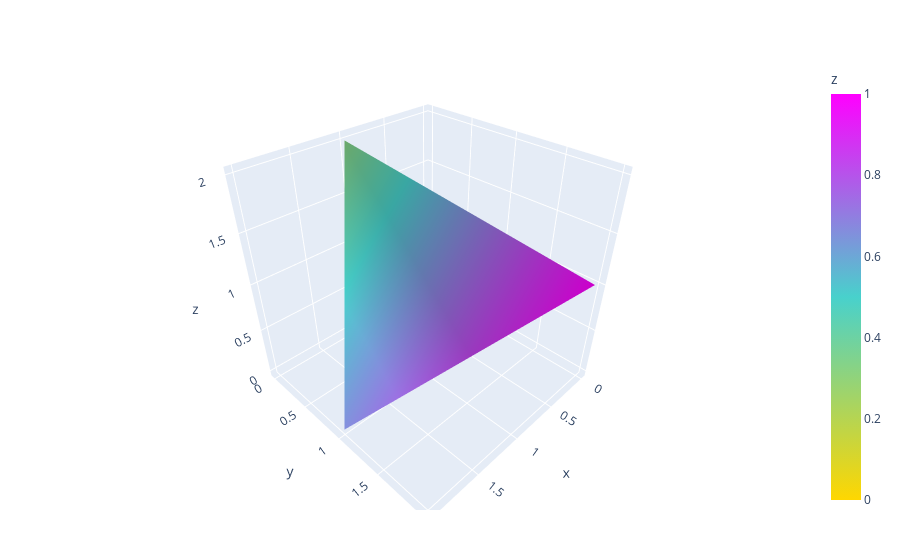

Write notebook code for a chart like this one.
### Code cell
mesh = mesh3d(
    x=[0, 1, 2, 0],
    y=[0, 0, 1, 2],
    z=[0, 2, 0, 1],
    colorbar_title="z",
    colorscale=[[0, "gold"],
                [0.5, "mediumturquoise"],
                [1, "magenta"]],
    # Intensity of each vertex, which will be interpolated and color-coded
    intensity=[0, 0.33, 0.66, 1],
    # i, j and k give the vertices of triangles
    # here we represent the 4 triangles of the tetrahedron surface
    i=[0, 0, 0, 1],
    j=[1, 2, 3, 2],
    k=[2, 3, 1, 3],
    name="y",
    showscale=true)
plot(mesh)

### Figure 1 — Plotly figure (JSON) as saved in the notebook; plotly's stock layout.template omitted (floating-point values rounded to 4 significant figures)
{"data": [{"colorbar": {"title": "z"}, "colorscale": [[0, "gold"], [0.5, "mediumturquoise"], [1, "magenta"]], "i": [0, 0, 0, 1], "intensity": [0, 0.33, 0.66, 1], "j": [1, 2, 3, 2], "k": [2, 3, 1, 3], "name": "y", "showscale": true, "type": "mesh3d", "x": [0, 1, 2, 0], "y": [0, 0, 1, 2], "z": [0, 2, 0, 1]}], "layout": {"margin": {"b": 50, "l": 50, "r": 50, "t": 60}}}
